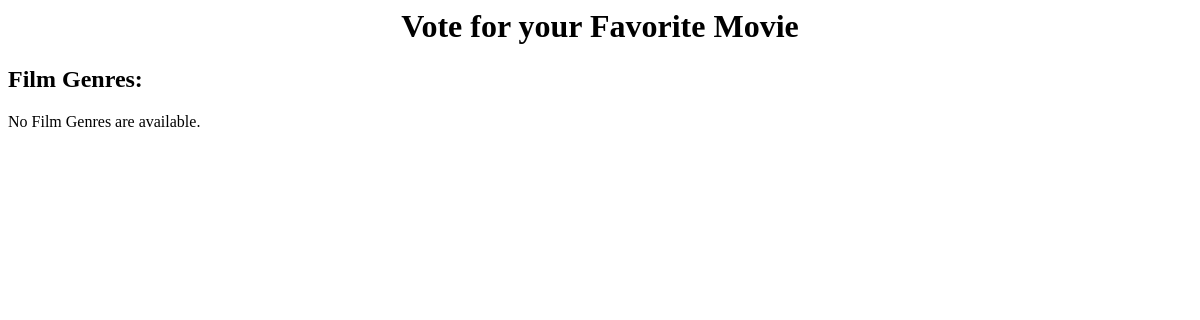
The app's page /movie_polls/, older data.
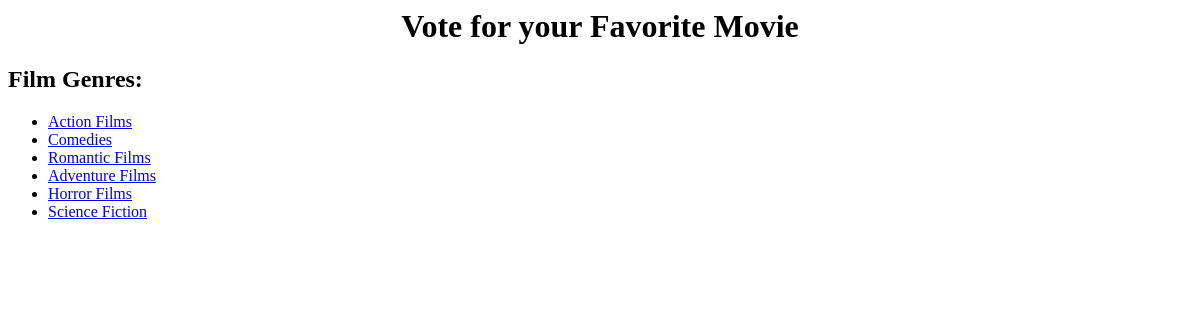
The same page, newer data.
### movie_polls/models.py (models this page shows, shortened)
class FilmGenres(models.Model):
    name = models.CharField(max_length=200)

### movie_polls/views.py (the view)
# urls.py: path('', views.IndexView.as_view(), name='index'),
class IndexView(generic.ListView):
    template_name = 'movie_polls/index.html'
    context_object_name = 'latest_filmGenres_list'
    def get_queryset(self):
        return FilmGenres.objects.all()

### movie_polls/templates/movie_polls/index.html (shortened to what this page needs)
<h1>Vote for your Favorite Movie</h1>
<h2>
    Film Genres:
</h2>
{% if latest_filmGenres_list %}
    <ul>
    {% for filmGenres in latest_filmGenres_list %}
        <li><a href="{% url 'movie_polls:detail' filmGenres.id %}">{{ filmGenres.name }}</a></li>
    {% endfor %}
    </ul>
{% else %}
    <p>No Film Genres are available.</p>
{% endif %}

### movie_polls/templates/movie_polls/index.html (style rules this page uses)
h1 { text-align: center; }

Row changes from the older to the newer data that the page shows:
added FilmGenres: name "Action Films"
added FilmGenres: name "Comedies"
added FilmGenres: name "Romantic Films"
added FilmGenres: name "Adventure Films"
added FilmGenres: name "Horror Films"
added FilmGenres: name "Science Fiction"
Text that changed along with them:
text no longer shown: "No Film Genres are available."
